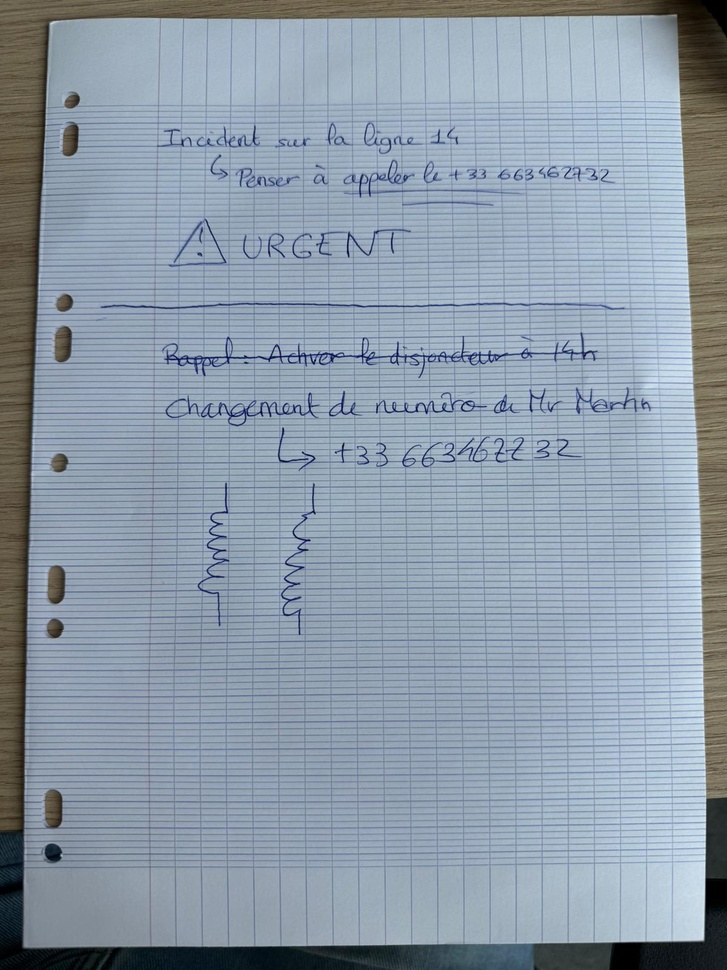
#> input picture src/proc/paper_detection/test_image.jpg, 727 x 970 px, shrunk from 1200 x 1600 before the run; its folder holds only this picture in this run
$ python -i segmentation_threshold.py   (imports and definitions only)
#> lines starting #> are read from the running program, lines starting #| are printed output that depends on the picture; after the words box and inside, x2 and y2 are one past the last pixel; in counts of white or black regions, pixels touching at a corner belong together
#> further down, picture is the input picture: shape (970, 727, 3); mean B, G, R 168.5, 154.6, 141.2
'''Ce script définit toutes les fonctions nécessaires à la segmentation de l'image entre la feuille de papier détectée
l'arrière-plan.'''
import numpy as np
import cv2
from matplotlib import pyplot as plt
import os
from perspective_corrector import corrected_perspective
from datetime import datetime

BASE_DIR = os.path.abspath(os.path.dirname(__file__))


def get_mask(img : np.ndarray) -> np.ndarray :
    img_gray = cv2.cvtColor(img, cv2.COLOR_BGR2GRAY)
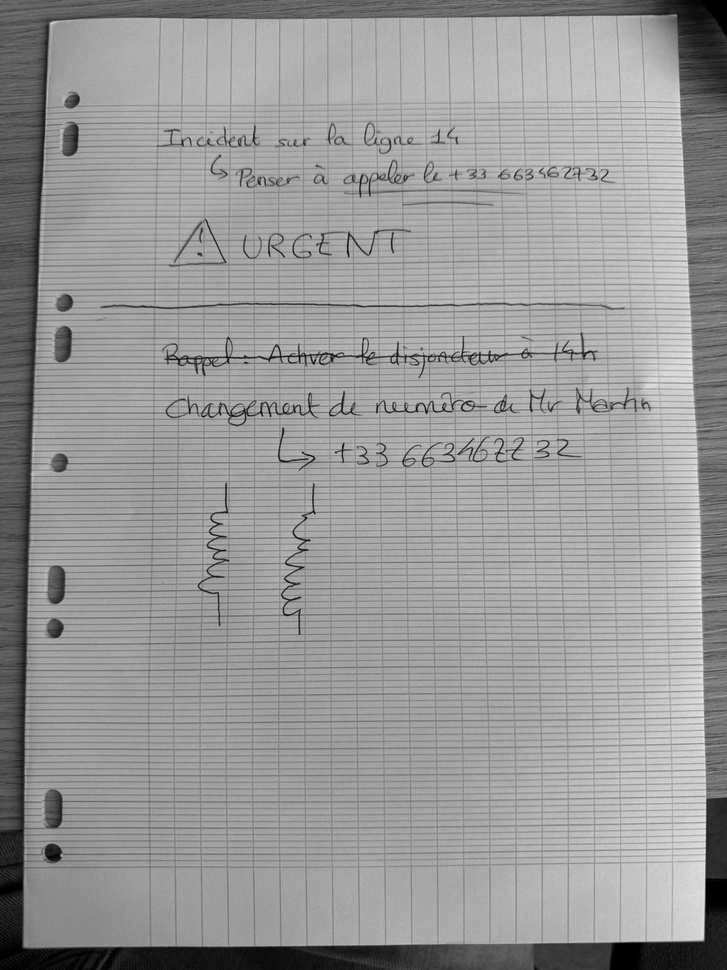
#> img_gray: shape (970, 727); min 0, max 235, mean 152.2
    _, mask = cv2.threshold(img_gray, 100, 255, type = cv2.THRESH_BINARY + cv2.THRESH_OTSU)
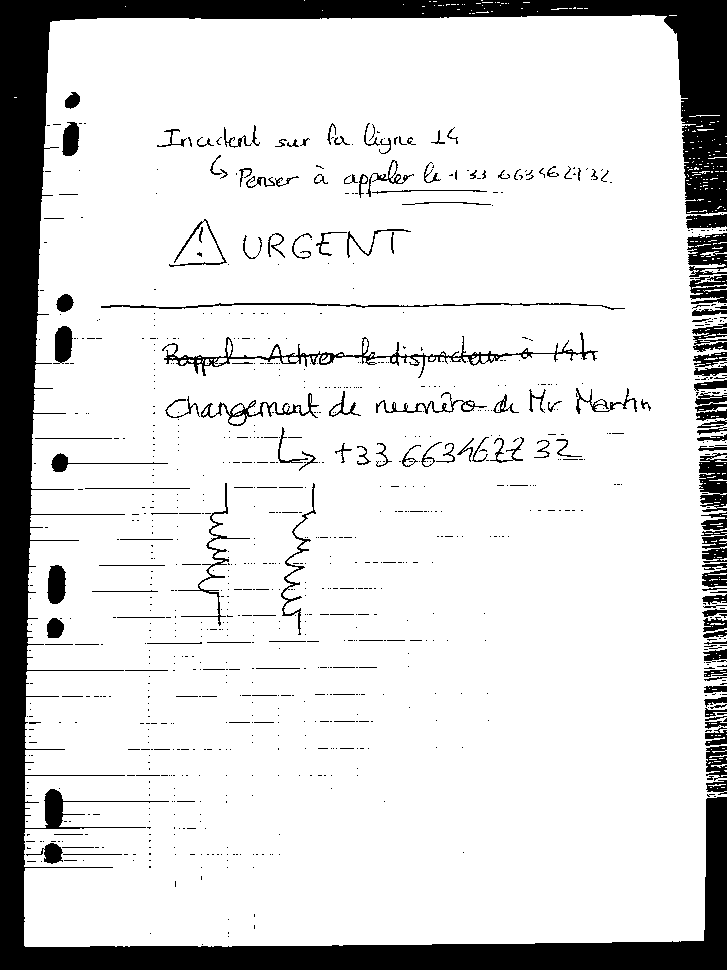
#> mask: shape (970, 727); 85.5% white; 958 black regions (803 under 20 px), largest, box (x1, y1, x2, y2) and area: (0, 0, 727, 970) 75440, (162, 332, 598, 378) 2196, (699, 453, 727, 512) 1186
    # Meilleur enchainement : morph_close suivi de morph_open
    kernel = cv2.getStructuringElement(cv2.MORPH_RECT, (21,21))
    mask1 = cv2.morphologyEx(mask, cv2.MORPH_CLOSE, kernel)
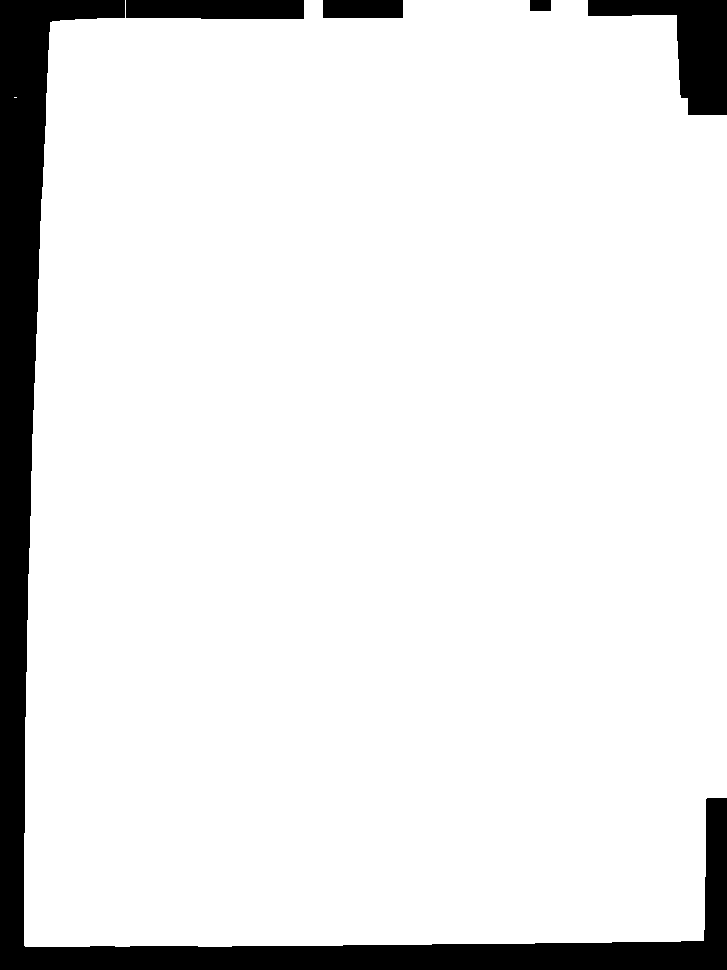
#> mask1: shape (970, 727); 90.6% white; 5 black regions, box (x1, y1, x2, y2) and area: (0, 0, 727, 970) 54583, (588, 0, 727, 115) 6825, (126, 0, 304, 19) 3307, (323, 0, 403, 18) 1440, (530, 0, 551, 11) 231
    mask1 = cv2.morphologyEx(mask, cv2.MORPH_OPEN, kernel)
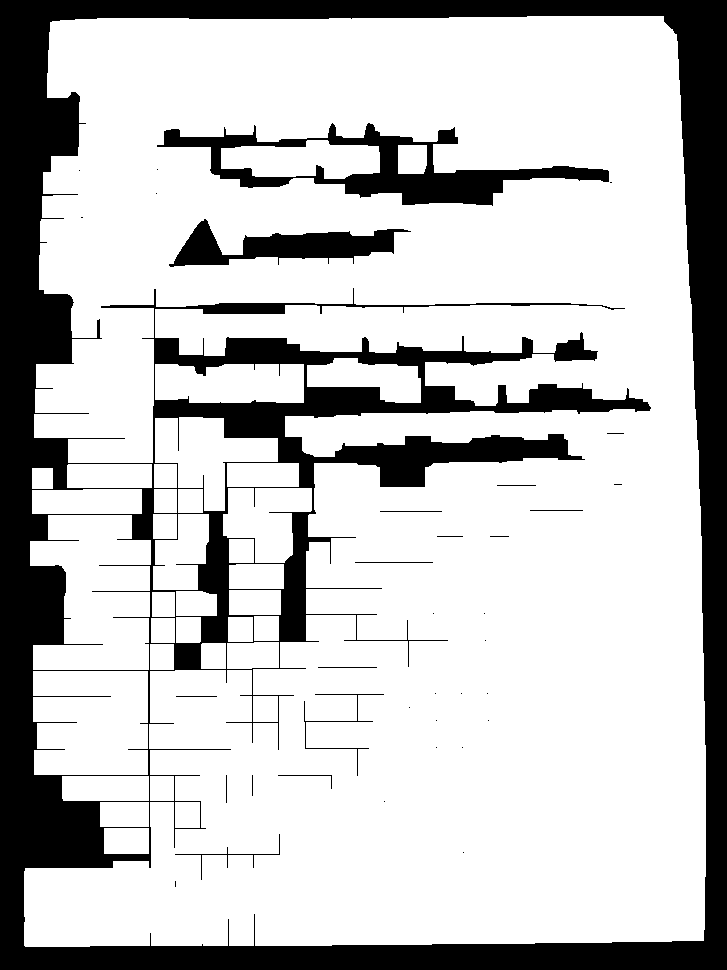
#> mask1: shape (970, 727); 76.9% white; 37 black regions (22 under 20 px), largest, box (x1, y1, x2, y2) and area: (0, 0, 727, 970) 146417, (157, 123, 609, 206) 10296, (169, 219, 411, 267) 5014

    num_labels, labels, stats, centroids = cv2.connectedComponentsWithStats(mask1)
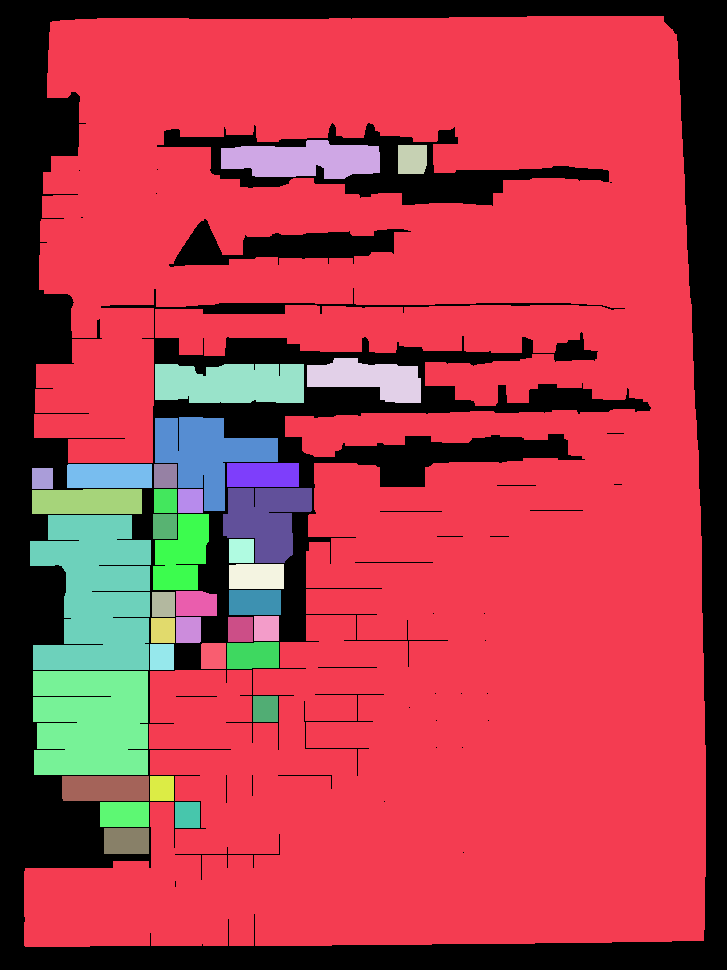
#> labels: shape (970, 727) int32; 37 distinct labels, from 0 to 36; one colour per label, 0 black
#> num_labels = 37; stats = 37 rows, first 6: [0, 0, 727, 970, 162755], [24, 16, 682, 931, 462478], [221, 140, 159, 39, 4617], [398, 145, 29, 29, 826], [307, 358, 114, 45, 3298], [155, 364, 149, 39, 5452]; centroids = 37 pairs, first value 42 to 411.8, second value 158.8 to 840.5
    if num_labels>1:
        largest_label = 1 + np.argmax(stats[1:, cv2.CC_STAT_AREA])
#> largest_label = 1
    else :
        largest_label = 0
    largest_mask = np.zeros_like(mask, dtype=np.uint8)
    largest_mask[labels == largest_label] = 255

    return largest_mask

# [125 lines left out: functions get_extreme_points, test_segmentation, crop_image_around_object, not called in this run]

    # [36 lines of commented-out code are left out]

# [10 lines not run here, left out]
            # cv2.imshow("PErspectivé", corrected)
            # cv2.waitKey(0)
            # cv2.destroyAllWindows()

>>> import cv2
>>> picture = cv2.imread('test_image.jpg')
>>> result = get_mask(picture)
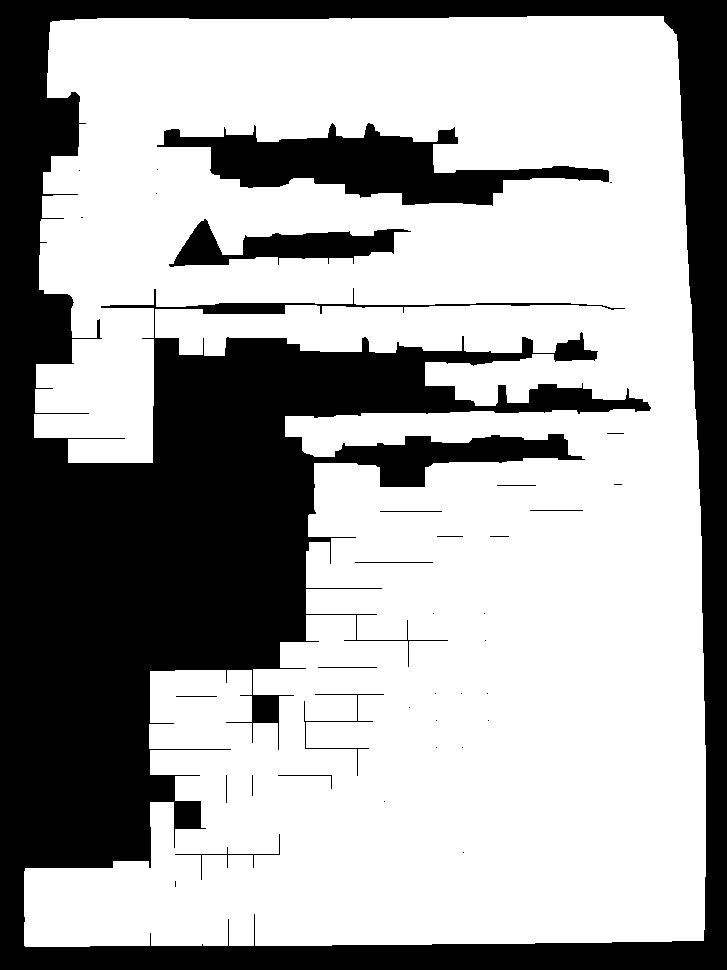
#> result: shape (970, 727); 65.6% white; 37 black regions (22 under 20 px), largest, box (x1, y1, x2, y2) and area: (0, 0, 727, 970) 220931, (157, 123, 609, 206) 15739, (169, 219, 411, 267) 5014
